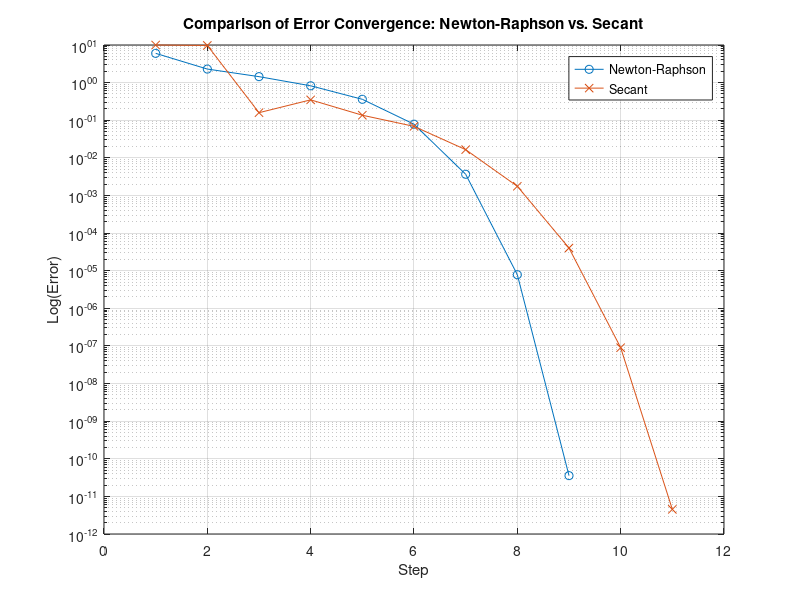

Recreate this plot in MATLAB.
% Define the function
f = @(x) x^3 - 4 * x^2 + x + 6;

% Define the derivative of the function for Newton-Raphson
df = @(x) 3 * x^2 - 8 * x + 1;

% Parameters
max_iter = 100;
tolerance = 1e-10;

% ----------------------
% Newton-Raphson Method
% ----------------------
x0 = 0; % Initial guess
x = x0;
iter = 0;
error = inf;
errors_newton = []; % Array to store errors for Newton-Raphson

while iter < max_iter && error > tolerance
    x_new = x - f(x) / df(x);
    error = abs(x_new - x);
    errors_newton = [errors_newton, error]; % Store the error
    x = x_new;
    iter = iter + 1;
end
n_iter_newton = iter; % Number of iterations for Newton-Raphson

% ----------------------
% Secant Method
% ----------------------
a = 0; % Initial guess a
b = 4; % Initial guess b
iter = 0;
error = inf;
errors_secant = []; % Array to store errors for Secant method

while iter < max_iter && error > tolerance
    c = b - f(b) * (b - a) / (f(b) - f(a));
    error = abs(c - b);
    errors_secant = [errors_secant, error]; % Store the error
    a = b;
    b = c;
    iter = iter + 1;
end
n_iter_secant = iter; % Number of iterations for Secant method

% ----------------------
% Plotting the Errors
% ----------------------
figure;
semilogy(1:n_iter_newton, errors_newton, '-o', 'DisplayName', 'Newton-Raphson'); % Plot Newton-Raphson errors
hold on;
semilogy(1:n_iter_secant, errors_secant, '-x', 'DisplayName', 'Secant'); % Plot Secant errors
xlabel('Step');
ylabel('Log(Error)');
title('Comparison of Error Convergence: Newton-Raphson vs. Secant');
legend('show'); % Show legend to distinguish methods
grid on;
hold off;

